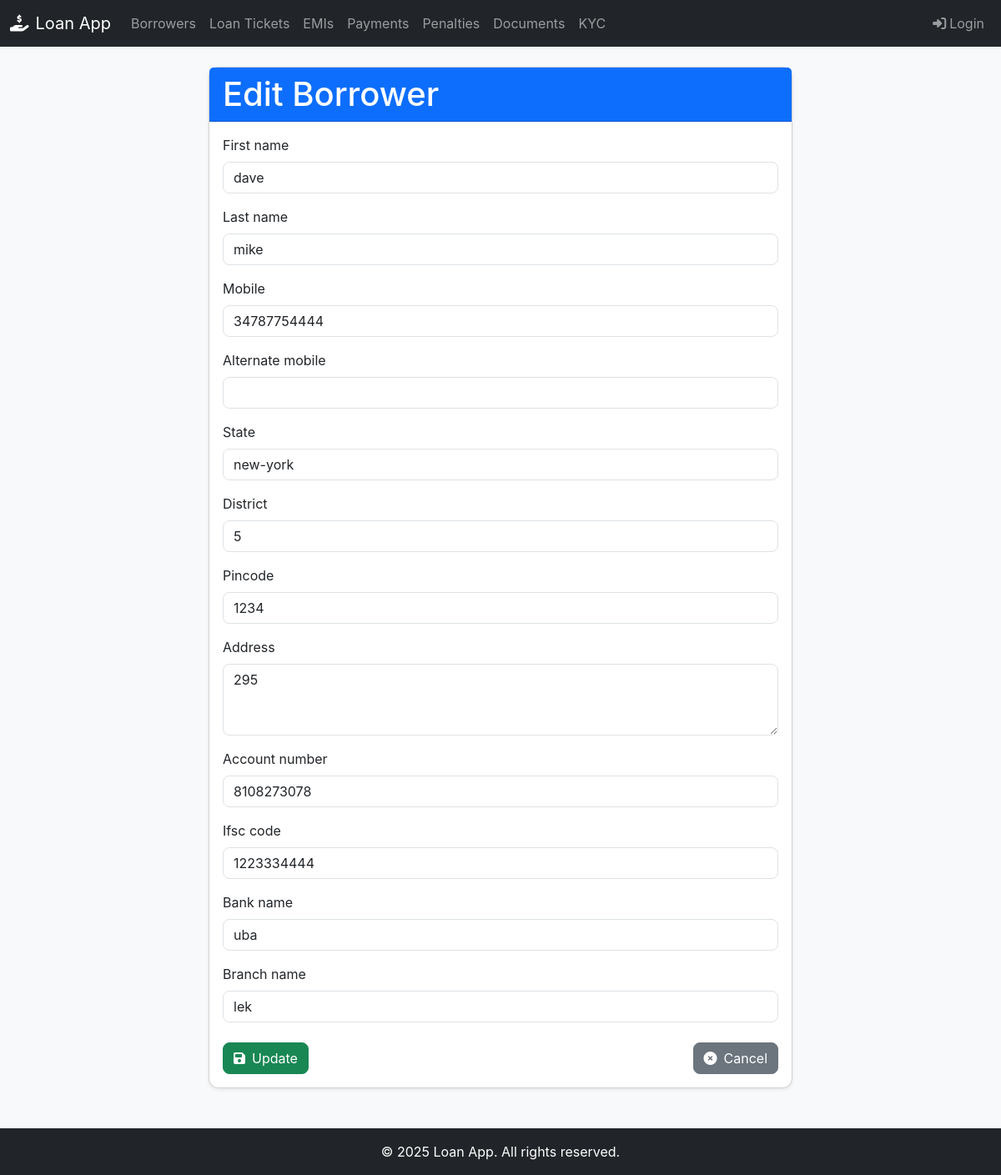
The page /loan_app/borrowers/1/edit/ on the database its author committed.
### loan_app/models.py (models this page shows, shortened)
class Borrower(models.Model):
    first_name = models.CharField(max_length=50, null=False, blank=False)
    last_name = models.CharField(max_length=50, null=False, blank=False)
    mobile = models.CharField(max_length=15, null=False, blank=False)
    alternate_mobile = models.CharField(max_length=15, blank=True, null=True) # Can be null or blank
    state = models.CharField(max_length=50, null=False, blank=False)
    district = models.CharField(max_length=50, null=False, blank=False)
    pincode = models.CharField(max_length=10, null=False, blank=False) # Pincode can have leading zeros, better as CharField
    address = models.CharField(max_length=250, null=False, blank=False)
    account_number = models.CharField(max_length=50, null=False, blank=False)
    ifsc_code = models.CharField(max_length=11, null=False, blank=False)
    bank_name = models.CharField(max_length=50, null=False, blank=False)
    branch_name = models.CharField(max_length=50, null=False, blank=False)
    created_at = models.DateTimeField(auto_now_add=True)
    class Meta:
        verbose_name = "Borrower"
        verbose_name_plural = "Borrowers"
        ordering = ['-created_at'] # Order by creation date, newest first

### loan_app/views.py (the view)
# urls.py: path('borrowers/<int:pk>/edit/', views.BorrowerUpdateView.as_view(), name='borrower_update'),
class BorrowerUpdateView(UpdateView):
    model = Borrower
    form_class = BorrowerForm
    template_name = 'loan_app/borrower_form.html'
    success_url = reverse_lazy('borrower_list')

### loan_app/forms.py
class BorrowerForm(forms.ModelForm):
    class Meta:
        model = Borrower
        fields = '__all__' # Include all fields from the model
        widgets = {
            'first_name': forms.TextInput(attrs={'class': 'form-control'}),
            'last_name': forms.TextInput(attrs={'class': 'form-control'}),
            'mobile': forms.TextInput(attrs={'class': 'form-control'}),
            'alternate_mobile': forms.TextInput(attrs={'class': 'form-control'}),
            'state': forms.TextInput(attrs={'class': 'form-control'}),
            'district': forms.TextInput(attrs={'class': 'form-control'}),
            'pincode': forms.TextInput(attrs={'class': 'form-control'}),
            'address': forms.Textarea(attrs={'class': 'form-control', 'rows': 3}),
            'account_number': forms.TextInput(attrs={'class': 'form-control'}),
            'ifsc_code': forms.TextInput(attrs={'class': 'form-control'}),
            'bank_name': forms.TextInput(attrs={'class': 'form-control'}),
            'branch_name': forms.TextInput(attrs={'class': 'form-control'}),
        }

### loan_app/templates/loan_app/borrower_form.html (shortened to what this page needs)
{% extends 'base.html' %}
{% block content %}
<div class="card shadow-sm mx-auto" style="max-width: 700px;">
    <div class="card-header bg-primary text-white">
        <h1 class="card-title mb-0">{% if form.instance.pk %}Edit Borrower{% else %}Add New Borrower{% endif %}</h1>
    </div>
    <div class="card-body">
        <form method="post">
            {% for field in form %}
                <div class="mb-3">
                    <label for="{{ field.id_for_label }}" class="form-label">{{ field.label }}</label>
                    {{ field }}
                </div>
            {% endfor %}
            <div class="d-flex justify-content-between mt-4">
                <button type="submit" class="btn btn-success">
                    <i class="fas fa-save me-2"></i>{% if form.instance.pk %}Update{% else %}Create{% endif %}
                </button>
                <a href="{% url 'borrower_list' %}" class="btn btn-secondary">
                    <i class="fas fa-times-circle me-2"></i>Cancel
                </a>
            </div>
        </form>
    </div>
</div>
{% endblock %}

### loan_app/templates/base.html (style rules this page uses)
body { font-family: 'Inter', sans-serif; background-color: #f8f9fa; }
.card { border-radius: 0.75rem; box-shadow: 0 0.125rem 0.25rem rgba(0, 0, 0, 0.075); }
.btn { border-radius: 0.5rem; }
.form-control { border-radius: 0.5rem; }

### rows shown on the page
Borrower: form "dave" "mike" "34787754444" "new-york" "5" "1234" "295" "8108273078" "1223334444" "uba" "lek"

### other values the page prints
{{ field.label }} "First name" "Last name" "Mobile" "Alternate mobile" "State" "District" "Pincode" "Address" "Account number" "Ifsc code" "Bank name" "Branch name"
